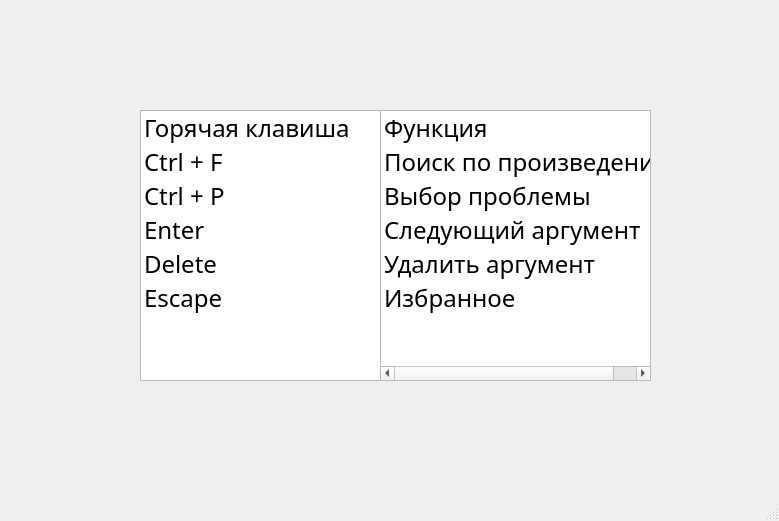
<?xml version="1.0" encoding="UTF-8"?>
<ui version="4.0">
 <class>MainWindow</class>
 <widget class="QMainWindow" name="MainWindow">
  <property name="geometry">
   <rect>
    <x>0</x>
    <y>0</y>
    <width>779</width>
    <height>521</height>
   </rect>
  </property>
  <property name="windowTitle">
   <string>MainWindow</string>
  </property>
  <widget class="QWidget" name="centralwidget">
   <widget class="QListWidget" name="listWidget">
    <property name="geometry">
     <rect>
      <x>140</x>
      <y>110</y>
      <width>241</width>
      <height>271</height>
     </rect>
    </property>
    <property name="font">
     <font>
      <family>Yu Gothic UI Light</family>
      <pointsize>18</pointsize>
     </font>
    </property>
    <item>
     <property name="text">
      <string>Горячая клавиша</string>
     </property>
    </item>
    <item>
     <property name="text">
      <string>Ctrl + F</string>
     </property>
    </item>
    <item>
     <property name="text">
      <string>Ctrl + P</string>
     </property>
    </item>
    <item>
     <property name="text">
      <string>Enter</string>
     </property>
    </item>
    <item>
     <property name="text">
      <string>Delete</string>
     </property>
    </item>
    <item>
     <property name="text">
      <string>Escape</string>
     </property>
    </item>
   </widget>
   <widget class="QListWidget" name="listWidget_2">
    <property name="geometry">
     <rect>
      <x>380</x>
      <y>110</y>
      <width>271</width>
      <height>271</height>
     </rect>
    </property>
    <property name="font">
     <font>
      <family>Yu Gothic UI Light</family>
      <pointsize>18</pointsize>
     </font>
    </property>
    <item>
     <property name="text">
      <string>Функция</string>
     </property>
    </item>
    <item>
     <property name="text">
      <string>Поиск по произведению</string>
     </property>
    </item>
    <item>
     <property name="text">
      <string>Выбор проблемы</string>
     </property>
    </item>
    <item>
     <property name="text">
      <string>Следующий аргумент</string>
     </property>
    </item>
    <item>
     <property name="text">
      <string>Удалить аргумент</string>
     </property>
    </item>
    <item>
     <property name="text">
      <string>Избранное</string>
     </property>
    </item>
   </widget>
  </widget>
  <widget class="QMenuBar" name="menubar">
   <property name="geometry">
    <rect>
     <x>0</x>
     <y>0</y>
     <width>779</width>
     <height>21</height>
    </rect>
   </property>
  </widget>
  <widget class="QStatusBar" name="statusbar"/>
 </widget>
 <resources/>
 <connections/>
</ui>
